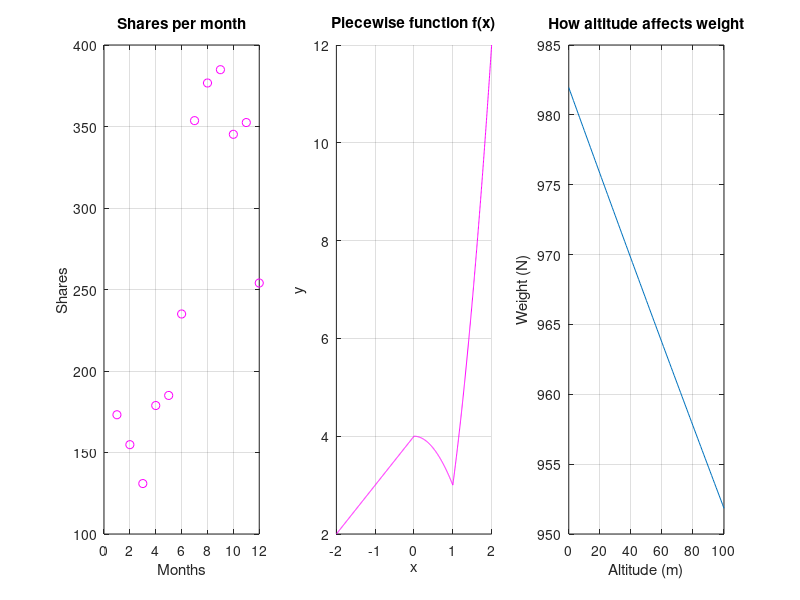

MATLAB code to generate this figure:
%Juliano_Declan_ENG209_HW3
%9/12/2025
%ENG 209, HW 3, exercises:


%***************************************question 1********************************
%{ 
The goal is to load a text file and create a plot using the data included.
the text file 'mrna2021.txt' must be located in the same folder
%}

data = load('mrna2021.txt');
data_x=data(:,1);
data_y=data(:,2);

%subplot 1
subplot(1,3,1)
plot(data_x,data_y,'mo')        %plot data as purple circles

%set the title and axis, enable grid
title("Shares per month")
xlabel("Months")
ylabel("Shares")
grid on


%***************************************question 5********************************
%{
The goal is to graph the piecewise function following
        𝑥 + 4   for −2 ≤ 𝑥 < 0
𝑓(𝑥) = {4 − 𝑥 2 for 0 ≤ 𝑥 < 1
        3𝑥^2    for 1 ≤ 𝑥 < 2
%}

%defining the 3 sections as 3 variables p1 p2 p3
p1_x = linspace(-2,-0.0001,400);
p1 = p1_x+4;

p2_x = linspace(0,0.9999,400);
p2 = 4-p2_x.^2;

p3_x = linspace(1,1.9999,400);
p3 = 3*p3_x.^2;

%subplot (2)
subplot(1,3,2)
hold on

%plot the 3 sections
plot(p1_x,p1,'m')
plot (p2_x,p2,'m')
plot(p3_x,p3,'m')

%set title and axis, enable grid
title("Piecewise function f(x)")
xlabel("x")
ylabel("y")
grid on
hold off

%***************************************question 7********************************
%{
compute the weight of a 100 kg object at various altitudes above the earth’s surface, 
Then plot the weight as a function of altitude.
%}

t = [0:1:100];                  %time
alt = t*1000;                   %altitude (m)
G = 6.674e-11;                  %gravitational constant (m3/kg/s2)
M1 = 5.972e24;                  %mass of Earth (kg)
M2 = 100;                       %mass of of object (kg)
R = 6371000+alt;                %distance between center of Earth and object (m)
F = (G * (M1 * M2))./( R.^2);   %calculate weight (N)

%convert altitude to km
alt = alt/1000;
%subplot 3
subplot(1,3,3)
plot(alt,F)


%set title and axis,enable grid
title("How altitude affects weight")
xlabel("Altitude (m)")
ylabel("Weight (N)")
grid on 
